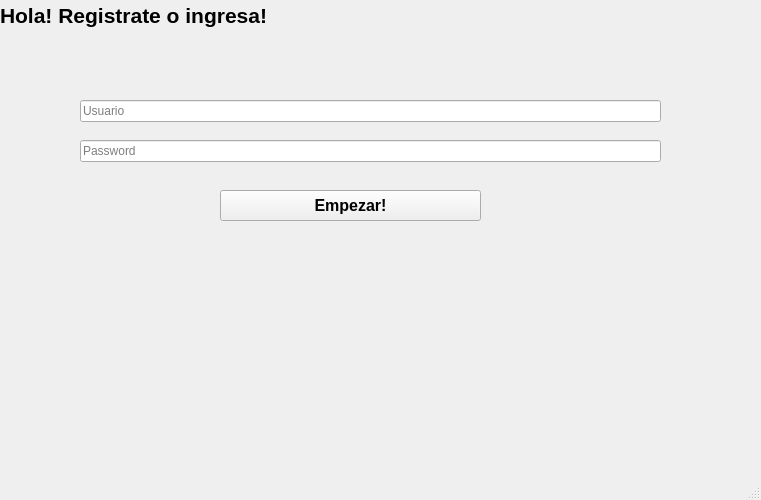
<?xml version="1.0" encoding="UTF-8"?>
<ui version="4.0">
 <class>MainWindow</class>
 <widget class="QMainWindow" name="MainWindow">
  <property name="geometry">
   <rect>
    <x>0</x>
    <y>0</y>
    <width>761</width>
    <height>500</height>
   </rect>
  </property>
  <property name="minimumSize">
   <size>
    <width>500</width>
    <height>500</height>
   </size>
  </property>
  <property name="maximumSize">
   <size>
    <width>10000</width>
    <height>10000</height>
   </size>
  </property>
  <property name="font">
   <font>
    <pointsize>12</pointsize>
    <bold>true</bold>
   </font>
  </property>
  <property name="windowTitle">
   <string>Registro o Ingreso</string>
  </property>
  <widget class="QWidget" name="centralwidget">
   <widget class="QLabel" name="Title">
    <property name="geometry">
     <rect>
      <x>0</x>
      <y>0</y>
      <width>801</width>
      <height>31</height>
     </rect>
    </property>
    <property name="font">
     <font>
      <pointsize>16</pointsize>
      <bold>true</bold>
     </font>
    </property>
    <property name="text">
     <string>Hola! Registrate o ingresa!</string>
    </property>
   </widget>
   <widget class="CredsTB" name="UsernameTextbox">
    <property name="geometry">
     <rect>
      <x>80</x>
      <y>100</y>
      <width>581</width>
      <height>22</height>
     </rect>
    </property>
    <property name="font">
     <font>
      <pointsize>9</pointsize>
      <bold>false</bold>
     </font>
    </property>
    <property name="placeholderText">
     <string>Usuario</string>
    </property>
    <property name="clearButtonEnabled">
     <bool>true</bool>
    </property>
   </widget>
   <widget class="CredsTB" name="PasswordTextBox">
    <property name="geometry">
     <rect>
      <x>80</x>
      <y>140</y>
      <width>581</width>
      <height>22</height>
     </rect>
    </property>
    <property name="font">
     <font>
      <pointsize>9</pointsize>
      <bold>false</bold>
     </font>
    </property>
    <property name="placeholderText">
     <string>Password</string>
    </property>
    <property name="clearButtonEnabled">
     <bool>true</bool>
    </property>
   </widget>
   <widget class="QPushButton" name="loginButton">
    <property name="geometry">
     <rect>
      <x>220</x>
      <y>190</y>
      <width>261</width>
      <height>31</height>
     </rect>
    </property>
    <property name="toolTip">
     <string>Toma en cuenta que si no existe el usuario este se creará!</string>
    </property>
    <property name="text">
     <string>Empezar!</string>
    </property>
   </widget>
  </widget>
  <widget class="QMenuBar" name="menubar">
   <property name="geometry">
    <rect>
     <x>0</x>
     <y>0</y>
     <width>761</width>
     <height>27</height>
    </rect>
   </property>
  </widget>
  <widget class="QStatusBar" name="statusbar"/>
 </widget>
 <customwidgets>
  <customwidget>
   <class>CredsTB</class>
   <extends>QLineEdit</extends>
   <header>CredsTextBox.h</header>
  </customwidget>
 </customwidgets>
 <resources/>
 <connections/>
</ui>
